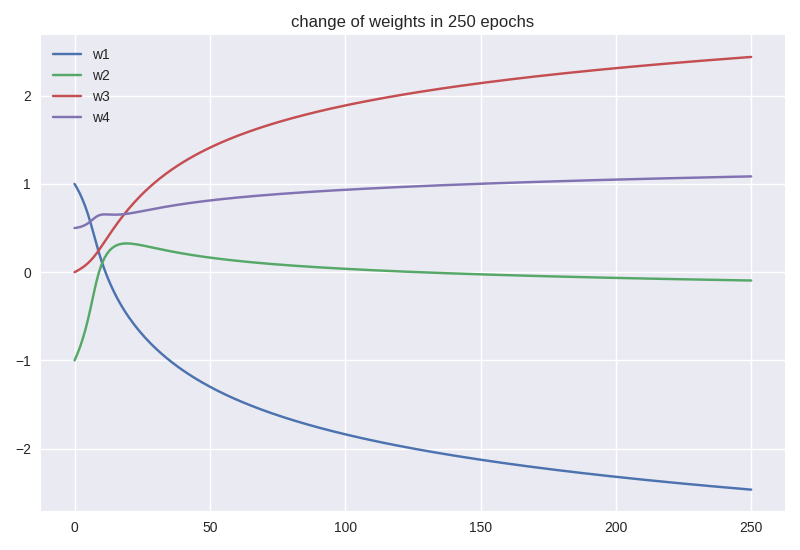

This chart was generated by the following Python code:
'''
Delta learning rule
'''
# from pprint import pprint
import numpy
import matplotlib.pyplot as plt
from neuron import Neuron, b_sigmoidal

numpy.set_printoptions(precision=2)

W = [1, -1, 0, 0.5]
C = 0.1
D = [-1, -1, 1]
X = numpy.array([[1, -2, 0, -1], [0, 1.5, -0.5, -1], [-1, 1, 0.5, -1]])
weight_change = [W]
neuron = Neuron(activation_fn=b_sigmoidal, weights=W)

for epoch in range(250):
    if epoch < 5:
        print(f'\nepoch: {epoch + 1}')
    for x, di in zip(X, D):
        neuron.inputs = x
        o = neuron.calc_out()
        neuron.weights += C * (di- o) * 0.5 * (1 - o*o) * x
        if epoch <5 :
            print(f'weights: {neuron.weights}\tf(net): {o:.2f}')
    weight_change.append(list(neuron.weights))


plt.style.use('fivethirtyeight')
plt.title('change of weights in 250 epochs')
plt.plot(weight_change)
plt.legend(['w1', 'w2', 'w3', 'w4'])
plt.show()
